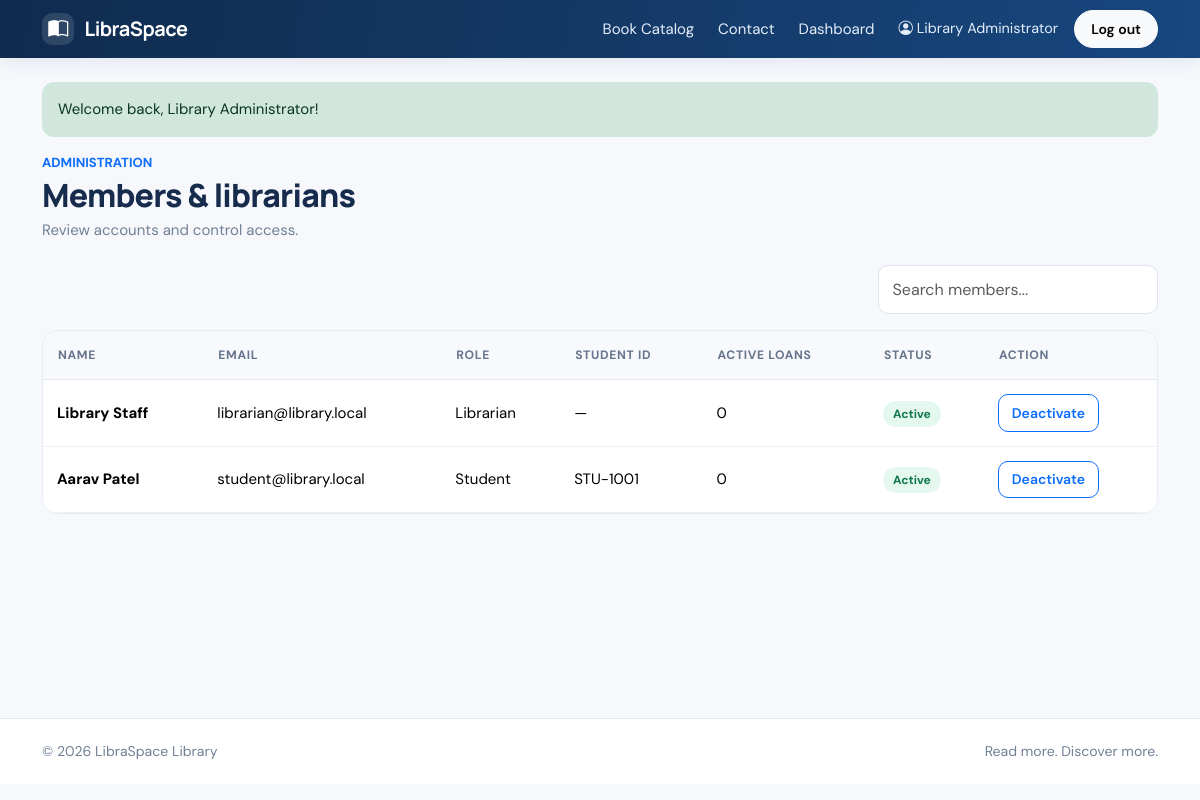
/members.php (signed in), run on the app's committed database.
### tables this page shows
CREATE TABLE users (
 id INT UNSIGNED AUTO_INCREMENT PRIMARY KEY,
 name VARCHAR(100) NOT NULL,
 email VARCHAR(190) NOT NULL UNIQUE,
 password_hash VARCHAR(255) NOT NULL,
 role ENUM('admin','librarian','student') NOT NULL DEFAULT 'student',
 student_no VARCHAR(40) NULL UNIQUE,
 status ENUM('active','inactive') NOT NULL DEFAULT 'active',
 created_at TIMESTAMP NOT NULL DEFAULT CURRENT_TIMESTAMP,
 INDEX idx_users_role_status(role,status)
);

### config/database.php (called while the page is built, shortened)
<?php
function db(): PDO {
    $dsn = 'mysql:host=' . DB_HOST . ';dbname=' . DB_NAME . ';charset=utf8mb4';
    $pdo = new PDO($dsn, DB_USER, DB_PASS, [
        PDO::ATTR_ERRMODE => PDO::ERRMODE_EXCEPTION,
        PDO::ATTR_DEFAULT_FETCH_MODE => PDO::FETCH_ASSOC,
        PDO::ATTR_EMULATE_PREPARES => false,
    ]);
    return $pdo;
}

### members.php (the view, shortened to what this page needs)
<?php
require_once __DIR__.'/includes/functions.php';require_role(['admin']);$pageTitle='Manage members';$error='';
$users=db()->query("SELECT u.id,u.name,u.email,u.role,u.status,u.student_no,u.created_at,(SELECT COUNT(*) FROM issues i WHERE i.user_id=u.id AND i.status='issued') AS active_loans FROM users u WHERE u.role IN ('student','librarian') ORDER BY u.created_at DESC")->fetchAll();require __DIR__.'/includes/header.php';
?>
<div class="mb-4"><p class="text-primary small text-uppercase fw-bold mb-1">Administration</p><h1 class="page-title mb-1">Members & librarians</h1><p class="muted mb-0">Review accounts and control access.</p></div><?php if($error): ?><div class="alert alert-danger"><?=e($error)?></div><?php endif; ?><div class="d-flex justify-content-end mb-3"><input class="form-control" style="max-width:280px" placeholder="Search members..." data-search-target="#membersRows"></div><div class="table-wrap"><table class="table"><thead><tr><th>Name</th><th>Email</th><th>Role</th><th>Student ID</th><th>Active loans</th><th>Status</th><th>Action</th></tr></thead><tbody id="membersRows"><?php foreach($users as $u): ?><tr data-searchable><td><strong><?=e($u['name'])?></strong></td><td><?=e($u['email'])?></td><td><?=e(ucfirst($u['role']))?></td><td><?=e($u['student_no']??'—')?></td><td><?=(int)$u['active_loans']?></td><td><span class="badge-soft <?=$u['status']==='active'?'badge-available':'badge-unavailable'?>"><?=e(ucfirst($u['status']))?></span></td><td><form method="post" onsubmit="return confirm('Change this member account status?')"><?=csrf_field()?><input type="hidden" name="id" value="<?=(int)$u['id']?>"><input type="hidden" name="action" value="toggle"><button class="btn btn-sm btn-outline-primary" type="submit"><?=$u['status']==='active'?'Deactivate':'Activate'?></button></form></td></tr><?php endforeach; ?></tbody></table></div>
<?php require __DIR__.'/includes/footer.php'; ?>

### assets/css/style.css (style rules this page uses)
:root { --navy:#102b4e;--blue:#2363eb;--blue2:#4c83f5;--pale:#eef4ff;--ink:#172b4d;--muted:#718096;--line:#e6ebf2;--bg:#f6f8fc;--green:#138a64 }
* { box-sizing:border-box }
body { margin:0;background:var(--bg);color:var(--ink);font-family:'DM Sans',sans-serif;font-size:15px }
h1,h2,h3,h4,h5,.navbar-brand { font-family:Manrope,sans-serif;letter-spacing:-.025em }
.muted { color:var(--muted) }
.badge-soft { background:#edf4ff;color:#245ac5;border-radius:50px;padding:5px 10px;font-size:.75rem;font-weight:700 }
.badge-available { background:#e5f8ef;color:#11774e }
.form-control,.form-select { border-color:#dfe6ef;border-radius:10px;padding:.72rem .85rem }
.btn { border-radius:10px;font-weight:600;padding:.65rem 1rem }
.btn-sm { padding:.45rem .8rem }
.table-wrap { border:1px solid var(--line);border-radius:16px;overflow:hidden;background:#fff }
.table { margin:0;vertical-align:middle }
.table thead th { background:#f7f9fd;color:#66758b;font-size:.76rem;text-transform:uppercase;letter-spacing:.055em;border-bottom:1px solid var(--line);padding:15px }
.table td { padding:14px;border-color:#edf0f5 }
.page-title { font-weight:800;font-size:clamp(1.5rem,3vw,2rem) }

### data on the page
users: name "Library Staff", email "librarian@library.local", role "Librarian", student_no "—", active_loans "0", status "Active", shows "Deactivate"
users: name "Aarav Patel", email "student@library.local", role "Student", student_no "STU-1001", active_loans "0", status "Active", shows "Deactivate"

### other printed values
$user['name'] "Library Administrator"
$f['text'] "Welcome back, Library Administrator!"
